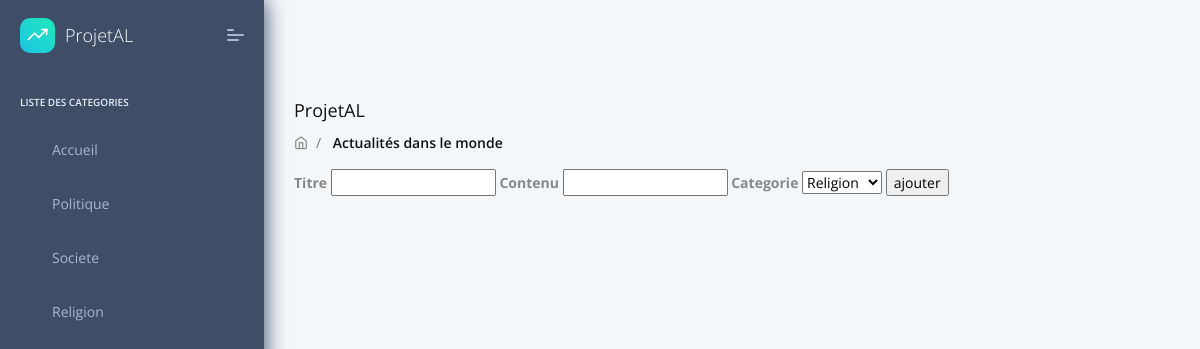
Screenshot of /index.php?a=formulaireAjout with the database file from the repository.
### tables this page shows
CREATE TABLE `Categorie` (
  `id` int(11) NOT NULL,
  `libelle` varchar(20) DEFAULT NULL
);

### controleur/Controller.php (called while the page is built, shortened)
<?php
	require_once 'modele/dao/CategorieDao.php';
	class Controller
	{
		public function ajouterArticlePage(){
				$categorieDao = new CategorieDao();
				$categories = $categorieDao->getList();
			require_once 'vue/editeur/ajoutArticlePage.php';
		}
	}
?>

### modele/dao/ConnexionManager.php (called while the page is built)
<?php
	class ConnexionManager
	{
		private static $bdd;
		public static function getInstance()
		{
			if (self::$bdd === null)
			{
				try
				{
					self::$bdd = new PDO('mysql:host=localhost;dbname=actualites;charset=utf8', 'root', 'root');
				}
				catch (Exception $e)
				{
					echo "Erreur de connexion à la base de données : ".$e->getMessage();
					self::$bdd = null;
				}
			}
			return self::$bdd;
		}
	}
?>

### modele/dao/CategorieDao.php (called while the page is built, shortened)
<?php
	require_once 'ConnexionManager.php';
	class CategorieDao
	{
		private $bdd;
		public function __construct()
		{
			$this->bdd = (new ConnexionManager)->getInstance();
		}
		public function getList()
		{
			$reponse = $this->bdd->query('SELECT * FROM Categorie');
			$data = $reponse->fetchAll(PDO::FETCH_CLASS, 'Categorie');
			return $data;
		}
	}
?>

### vue/editeur/ajoutArticlePage.php (the view, shortened to what this page needs)
<!DOCTYPE html>
<html lang="en">
<head>
    <link rel="stylesheet" href="assets/fonts/fontawesome/css/fontawesome-all.min.css">
    <link rel="stylesheet" href="assets/plugins/animation/css/animate.min.css">
    <link rel="stylesheet" href="assets/css/style.css">
</head>
<body>
    <nav class="pcoded-navbar">
        <div class="navbar-wrapper">
            <div class="navbar-brand header-logo">
               <a href="index.html" class="b-brand">
                   <div class="b-bg">
                       <i class="feather icon-trending-up"></i>
                   </div>
                   <span class="b-title">ProjetAL</span>
               </a>
               <a class="mobile-menu" id="mobile-collapse" href="javascript:"><span></span></a>
           </div>
            <div class="navbar-content scroll-div">
                <ul class="nav pcoded-inner-navbar">
                    <li class="nav-item pcoded-menu-caption">
                        <label> Liste des Categories</label>
                    </li>
					<li data-username="dashboard Default Ecommerce CRM Analytics Crypto Project" class="nav-item">
                        <a href="index.php" class="nav-link "><span class="pcoded-micon">
                           </span><span class="pcoded-mtext">Accueil</span></a>
                    </li>
                    <?php foreach ($categories as $categorie): ?>
            <li data-username="dashboard Default Ecommerce CRM Analytics Crypto Project" class="nav-item">
                        <a href="#" class="nav-link "><span class="pcoded-micon">
                           </span><span class="pcoded-mtext"><?= $categorie->libelle ?></span></a>
                    </li>
        <?php endforeach ?>
                </ul>
            </div>
        </div>
    </nav>
    <header class="navbar pcoded-header navbar-expand-lg navbar-light">
    </header>
    <div class="pcoded-main-container">
        <div class="pcoded-wrapper">
            <div class="pcoded-content">
                <div class="pcoded-inner-content">
                    <div class="page-header">
                        <div class="page-block">
                            <div class="row align-items-center">
                                <div class="col-md-12">
                                    <div class="page-header-title">
                                        <h5 class="m-b-10">ProjetAL</h5>
                                    </div>
                                    <ul class="breadcrumb">
                                        <li class="breadcrumb-item"><a href="index.html"><i class="feather icon-home"></i></a></li>
                                        <li class="breadcrumb-item"><a href="javascript:"> Actualités dans le monde</a></li>
                                    </ul>
                                </div>
                            </div>
                        </div>
                    </div>
                    <div class="main-body">
                        <div class="page-wrapper">
       <div id="container">
	<form id="ajout" role="form" action="/diop/index.php" method="POST">
		<label for="titre"><b>Titre</b></label>
		<input type="text" name="titre" id="titre">
		<label for="contenu"> <b>Contenu</b></label>
		<input type="text" name="contenu" id="contenu">
		<label for="categorie"> <b>Categorie</b> </label>
	<select name="categorie" id="categorie" form="ajout">
		<?php foreach ($categories as $category) {
			if($category->id === $categorie->id){
				echo "<option value=$category->id selected>$category->libelle</option>";
			}else{
				echo "<option value=$category->id>$category->libelle</option>";
			}
		}
		?>
		</select>
		 <input type="submit"  name="ajouter" value="ajouter" >
	</form>
	 </div>
</body>
</html>

### rows the page displays
categorie: libelle "Politique"
categorie: libelle "Societe"
categorie: libelle "Religion"

### other values shown
form field categorie "Religion"
